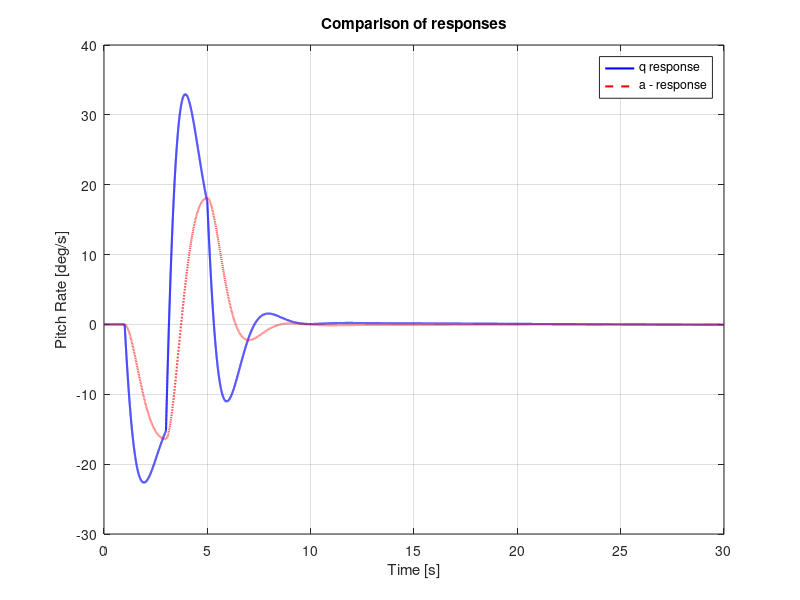
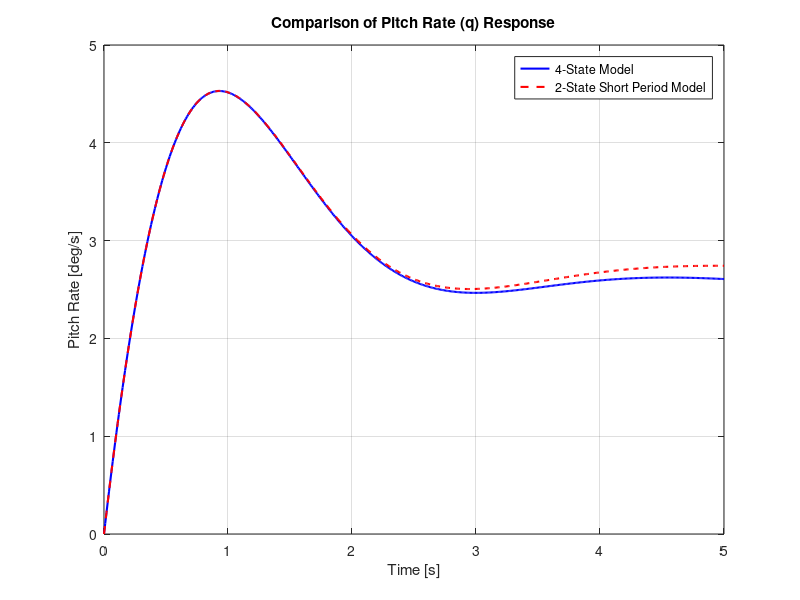
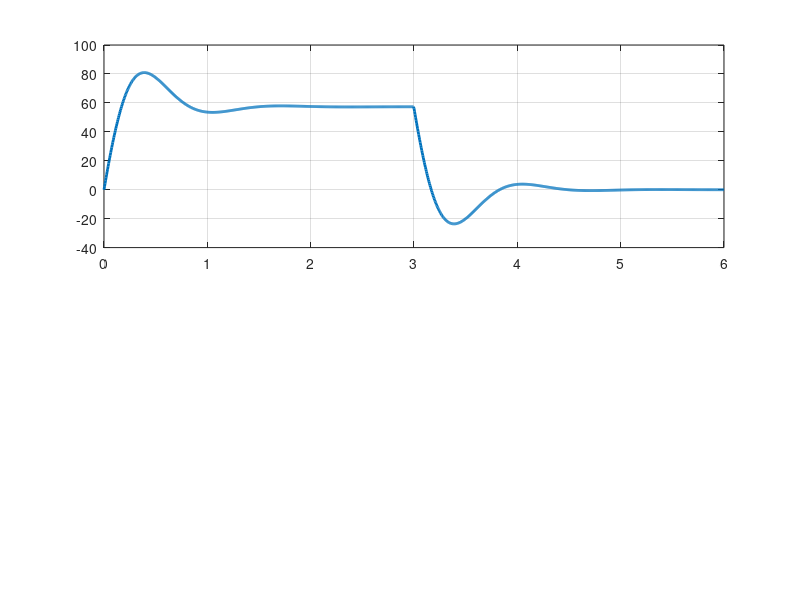

Here is the MATLAB script that generated these plots, in order: (Note: this script raises an error after producing the figures.)
%% AE4-301P Chapter 7: Pitch Rate Command System Design
clear; clc; close all;

% --- 1. SYSTEM DEFINITION (From Uploaded Image) ---
% Flight Condition Parameters
V_ft = 600;            % Velocity [ft/s]
V = V_ft  %* 0.3048;       % Velocity [m/s]
h_ft = 10000;          % Altitude [ft]
h = h_ft  %* 0.3048;      % Altitude [m]
g = 9.81 / 0.3048;         % Gravity acceleration [m/s^2]

% State Space Matrices (4-State Longitudinal: Vt, alpha, theta, q)
% Inputs: [Throttle, Elevator]
A_ac = [-0.0122  10.1727 -32.1700  -0.4813;
        -0.0002  -0.9006   0        0.9299;
         0        0        0        1.0000;
        -0.0000 -2.6378   0       -1.2238];

B_ac = [ 0.0016   0.1849;
        -0.0000  -0.0019;
         0        0;
         0       -0.1928];

C_ac = eye(4);
D_ac = zeros(4,2);

% --- 2. MODEL REDUCTION (Section 7.3, Step 1) ---
% Extract Short Period Model (States: alpha, q -> Indices 2, 4)
% Input: Elevator (Index 2)
A_sp = A_ac([2,4], [2,4]);
B_sp = B_ac([2,4], 2);
C_sp = eye(2);
D_sp = zeros(2,1);

sys_4state = ss(A_ac, B_ac(:,2), C_ac, D_ac(:,2)); % Elevator only
sys_sp_ol  = ss(A_sp, B_sp, C_sp, D_sp);



% Display Open Loop Eigenvalues
disp('--- Open Loop Dynamics ---');
damp(sys_sp_ol);
fprintf('\n');

dt = 0.001;
T = 30;
t = 0:dt:T;

% Input signal u(t): 1 for t < T_pulse, 0 otherwise
u = zeros(size(t));
u(t < 5) = -5;
u(t < 3) = 5;
u(t < 1) = 0;

% Simulate
figure('Name','Open Loop elevator Response');
[y_cl, t_cl] = lsim(sys_4state, u, t);
q_response = rad2deg(y_cl(:,4));
a_response = rad2deg(y_cl(:,2));


plot(t_cl, q_response, 'b', 'LineWidth', 1.5); hold on;
plot(t_cl, a_response, 'r--', 'LineWidth', 1.5);
title('Comparison of responses');
legend('q response', 'a - response');
xlabel('Time [s]'); ylabel('Pitch Rate [deg/s]');
grid on;

% --- 3. OPEN LOOP COMPARISON (Section 7.3, Step 2) ---
figure('Name','Step 2: Open Loop Comparison');
t = 0:0.01:5;
u = -1 * ones(size(t)); % Negative step (Pitch UP command)

% Simulate 4-state (Watch Output 4: q)
y_4st = lsim(sys_4state, u, t);
q_4st = rad2deg(y_4st(:,4));

% Simulate 2-state (Watch Output 2: q)
y_sp = lsim(sys_sp_ol, u, t);
q_sp = rad2deg(y_sp(:,2));

plot(t, q_4st, 'b', 'LineWidth', 1.5); hold on;
plot(t, q_sp, 'r--', 'LineWidth', 1.5);
title('Comparison of Pitch Rate (q) Response');
legend('4-State Model', '2-State Short Period Model');
xlabel('Time [s]'); ylabel('Pitch Rate [deg/s]');
grid on;

% --- 4. CONTROLLER DESIGN (Section 7.3, Step 3 & 4) ---
% Requirements
omega_req = 0.03 * V * 0.3048;       % V in [ft/s]   
zeta_req  = 0.5;              
T_theta2_inv_req = 0.75 * omega_req;

% Desired Poles
p1 = -zeta_req*omega_req + 1i*omega_req*sqrt(1-zeta_req^2);
p2 = -zeta_req*omega_req - 1i*omega_req*sqrt(1-zeta_req^2);
desired_poles = [p1; p2];

% Calculate Feedback Gains (K) using Ackermann's formula or place
% u = -Kx = -[K_alpha, K_q] * [alpha; q]
K = place(A_sp, B_sp, desired_poles);
K_alpha = K(1);
K_q = K(2);

fprintf('--- Controller Gains (Step 4) ---\n');
fprintf('Required Frequency: %.2f rad/s\n', omega_req);
fprintf('K_alpha: %.4f\n', K_alpha);
fprintf('K_q:     %.4f\n\n', K_q);

% --- 5. PRE-FILTER DESIGN (Section 7.3, Step 5) ---
% Calculate Aircraft Zero (1/T_theta2_ac)
% Approx numerator of q/de is: M_de*s + (M_alpha*Z_de - M_de*Z_alpha)
M_de = B_sp(2);
Z_de = B_sp(1);
M_alpha = A_sp(2,1);
Z_alpha = A_sp(1,1);

zero_ac = -(M_alpha*Z_de - M_de*Z_alpha) / M_de; % Algebraic zero
T_theta2_inv_ac = -zero_ac;

% Prefilter P(s) = (s + 1/T_theta2_req) / (s + 1/T_theta2_ac)
num_pre = [1, T_theta2_inv_req];
den_pre = [1, T_theta2_inv_ac];
sys_pre = tf(num_pre, den_pre);

fprintf('--- Pre-filter (Step 5) ---\n');
fprintf('Aircraft Zero (1/T_theta2): %.4f rad/s\n', T_theta2_inv_ac);
fprintf('Target Zero (1/T_theta2):   %.4f rad/s\n', T_theta2_inv_req);
fprintf('Prefilter P(s) = (s + %.2f) / (s + %.2f)\n\n', T_theta2_inv_req, T_theta2_inv_ac);

% --- 6. FEEDFORWARD GAIN (Section 7.3, Step 6) ---
% Calculate K_ff for unity DC gain
% Closed loop A matrix
A_cl = A_sp - B_sp*K;
% DC gain of (C * (sI - A_cl)^-1 * B * K_ff) must be 1/Prefilter_DC
% However, we want q_ss = r. 
% q is the 2nd state. C = [0 1].
C_out = [0 1]; 
DC_plant_cl = -C_out * inv(A_cl) * B_sp;
DC_pre = T_theta2_inv_req / T_theta2_inv_ac;
K_ff = 1 / (DC_plant_cl * DC_pre);

fprintf('--- Feedforward Gain (Step 6) ---\n');
fprintf('K_ff: %.4f\n\n', K_ff);

% --- 7. CLOSED LOOP VERIFICATION (Step 8) ---
% Create Closed Loop System
sys_cl_sp = ss(A_cl, B_sp*K_ff, C_sp, D_sp);
sys_total = sys_cl_sp * sys_pre; % Series connection

fprintf("Closed loop damping");
damp(sys_total);
fprintf("\n");

% Define Pulse Input (Block Input) [cite: 300, 317]
dt = 0.005;
T_pulse = 3.0; % Stick held for 3 seconds (enough to reach steady state)
T_end = 6.0;   % Simulation runs after stick release to measure dropback
t = 0:dt:T_end;

% Input signal u(t): 1 for t < T_pulse, 0 otherwise
u = zeros(size(t));
u(t < T_pulse) = 1;

% Simulate
figure('Name','Closed Loop Step Response');
[y_cl, t_cl] = lsim(sys_total, u, t);
q_response = y_cl(:,2);

% Extract responses
alpha_cl = y_cl(:,1);
q_cl = rad2deg(y_cl(:,2));
% Integrate q to get theta (approximate for short duration)
theta_cl = cumtrapz(t_cl, q_cl); 

subplot(2,1,1);
plot(t_cl, q_cl, 'LineWidth', 2); grid on;
yline(1, 'k--');
ylabel('Pitch Rate q [deg/s]'); title('Closed Loop Pitch Rate Tracking');

subplot(2,1,2);
plot(t_cl, theta_cl, 'r', 'LineWidth', 2); grid on;
ylabel('Pitch Attitude \theta [deg]'); xlabel('Time [s]');
title('Pitch Attitude Response');

% --- 8. CRITERIA PLOTS (Step 7) ---

% A. CAP CRITERION CHECK
% CAP = omega_sp^2 / (V/g * 1/T_theta2)
% Note: Using the REQUIRED values (since we forced them)
CAP_val = omega_req^2 / ( (V/g) * T_theta2_inv_req );

fprintf('--- Criteria Verification (Step 7) ---\n');
fprintf('Calculated CAP: %.4f\n', CAP_val);

%% CAP Criterion Visualization (Categories A, B & C)

% --- Setup Figure ---
figure('Name', 'CAP Criterion Analysis (All Categories)', 'Color', 'w');
hold on; grid on;
title('CAP Criterion: Flight Phase Categories A, B & C');
xlabel('Short Period Damping Ratio \zeta_{sp}');
ylabel('CAP [1/(g s^2)]');
set(gca, 'XScale', 'log', 'YScale', 'log');
axis([0.1 5 0.01 10]); % Zoomed slightly to fit relevant area

% --- CATEGORY C BOUNDARIES (Magenta) ---
% Category C: Terminal Flight Phases (Takeoff, Landing)
% Level 1 Region: zeta [0.35, 1.3], CAP [0.05, 3.6]
fill([0.35 1.3 1.3 0.35], [0.05 0.05 3.6 3.6], ...
     [1 0 1], 'FaceAlpha', 0.1, ...
     'EdgeColor', 'm', 'LineWidth', 2, 'LineStyle', '-', ...
     'DisplayName', 'Cat C: Terminal (Land/Takeoff)');

% --- CATEGORY B BOUNDARIES (Blue) ---
% Category B: Non-Terminal, Gradual Maneuvers (Cruise, Climb)
% Level 1 Region: zeta [0.30, 2.0], CAP [0.085, 3.6]
fill([0.30 2.0 2.0 0.30], [0.085 0.085 3.6 3.6], ...
     [0 0 1], 'FaceAlpha', 0.1, ...
     'EdgeColor', 'b', 'LineWidth', 2, 'LineStyle', '--', ...
     'DisplayName', 'Cat B: Cruise/Climb');

% --- CATEGORY A BOUNDARIES (Green) ---
% Category A: Rapid Maneuvering (Combat, Formation)
% Level 1 Region: zeta [0.35, 1.3], CAP [0.28, 3.6]
fill([0.35 1.3 1.3 0.35], [0.28 0.28 3.6 3.6], ...
     [0 1 0], 'FaceAlpha', 0.2, ...
     'EdgeColor', 'g', 'LineWidth', 3, ...
     'DisplayName', 'Cat A: Combat/Agile');

% --- Plot Design Point ---
plot(zeta_req, CAP_val, 'ro', 'MarkerSize', 12, 'LineWidth', 3, ...
     'MarkerFaceColor', 'r', 'DisplayName', 'Design Point');

% Add Text Label
text(zeta_req * 1.1, CAP_val, ...
     sprintf('  Design Point\n  (\\zeta=%.2f, CAP=%.2f)', zeta_req, CAP_val), ...
     'FontSize', 10, 'BackgroundColor', 'w', 'EdgeColor', 'k');

% Legend and Formatting
legend('Location', 'SouthEast', 'FontSize', 10);
grid on;

% B. GIBSON DROPBACK CHECK
% Calculate Dropback (DB) from time response
% Find peak pitch rate and steady state
[q_max, idx_max] = max(q_cl);
[theta_max, idtheta_max] = max(theta_cl);
q_ss = q_cl(T_pulse/dt);

% Find max pitch attitude (overshoot) or dropback
% Gibson defines DB via the pitch attitude response geometry
% Ideally: DB/q_ss = T_theta2 - 2*zeta/omega_n
DB_theoretical = (1/T_theta2_inv_req) - (2*zeta_req/omega_req);
DB_metric = DB_theoretical * q_ss; % Dimensional DB

% Gibson coordinates
theta_max
theta_cl(end)
q_ss
x_gibson = (theta_max-theta_cl(end))/q_ss;
y_gibson = DB_theoretical; % DB / q_ss

fprintf('Gibson Metric Goal (DB/q_ss): %.4f sec\n', y_gibson);
fprintf('Gibson Metric Obtained (DB/q_ss): %.4f sec\n', x_gibson);
fprintf('Pitch Rate Overshoot Obtained (q_m/q_ss): %.4f\n', q_max/q_ss);

figure('Name','Gibson Criterion');
hold on;
% Draw "Satisfactory" Region (Triangle from Fig 7.3)
patch([0, 0.3, 0.05], [1, 1, 3], 'c', 'FaceAlpha', 0.3);
plot(0, x_gibson, 'ro', 'MarkerSize', 10, 'LineWidth', 3);
text(0.02, x_gibson, '  Design Point');
xlim([-0.1 0.4]); ylim([1 3.5]);
xlabel('Smear (OS/q_s) [s]'); ylabel('Pitch Rate Overshoot (q_m/q_s)');
% X-axis: DB/q_s (positive right)
% Y-axis: q_m/q_s

clf;
hold on;
% Points approx: (0, 1) -> (0.3, 1) -> (0, 3)
patch([0 0.3 0.06 0], [1 1 3 3], 'c', 'FaceAlpha', 0.3);
plot(x_gibson, q_max/q_ss, 'ro', 'MarkerSize', 10, 'LineWidth', 3);
xlabel('Dropback (DB/q_s) [s]'); ylabel('Pitch Rate Overshoot Ratio (q_m/q_s)');
title('Gibson Dropback Criterion');
grid on;
